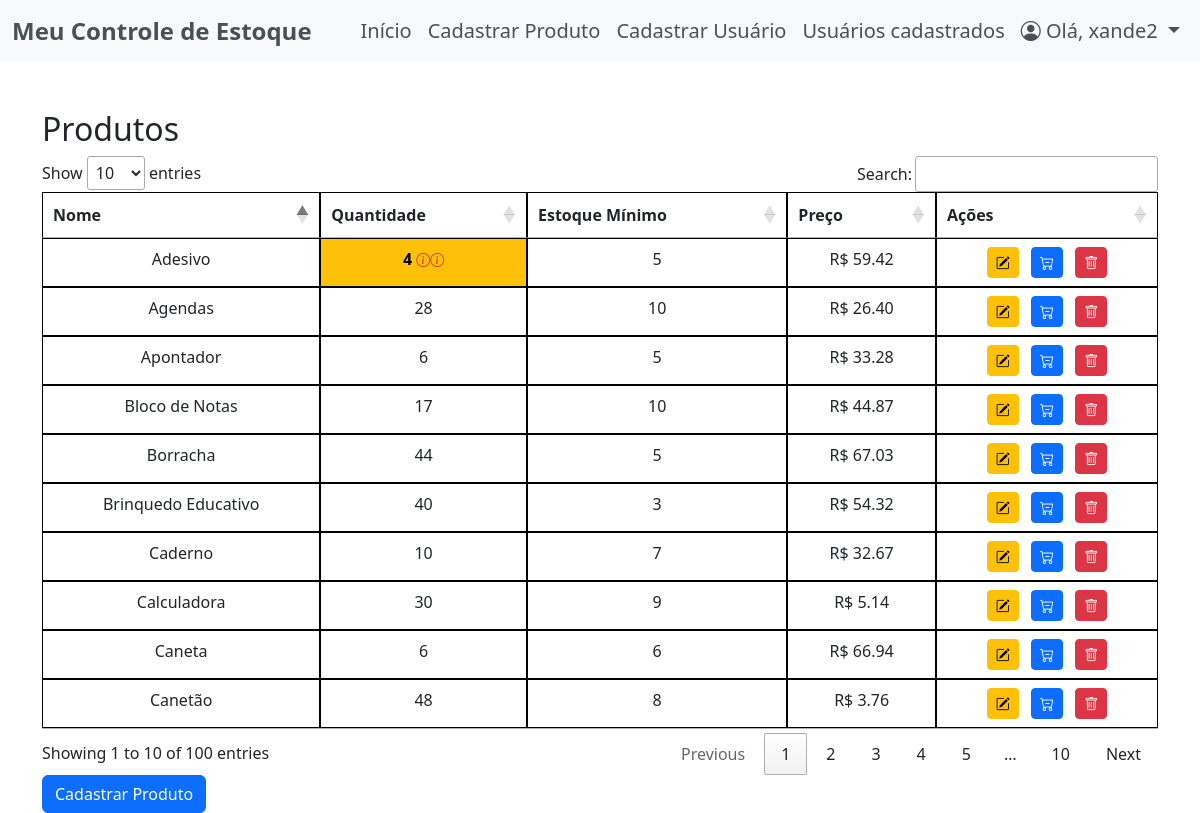
The page / (signed in) on the database as committed earlier.
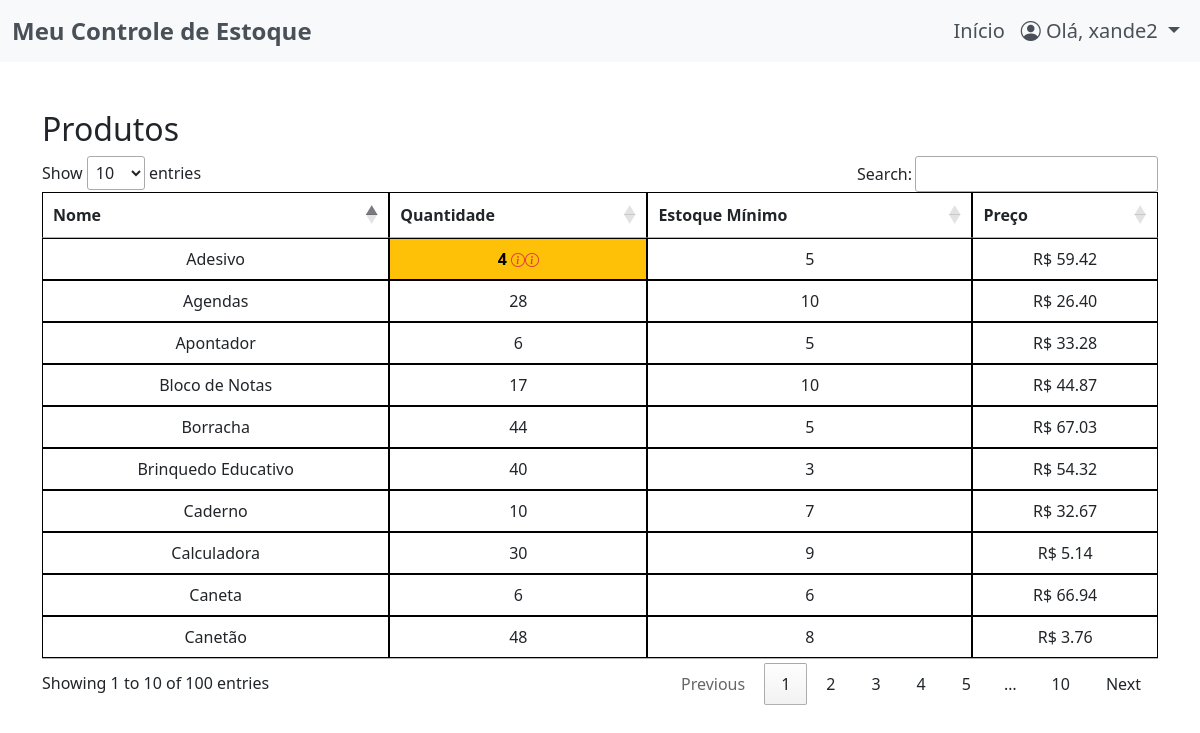
The same page on the database as committed later.
### app/models.py (models this page shows)
class Usuario(UserMixin, db.Model):
    id = db.Column(db.Integer, primary_key=True, autoincrement=True)
    username = db.Column(db.String(100), nullable=False, unique=True)
    password = db.Column(db.String(100), nullable=False)
    confirm_password = db.Column(db.String(100), nullable=False)
    email = db.Column(db.String(100), nullable=False, unique=True)
    nivel_funcao = db.Column(db.String(15), nullable=False, default='comum')

class Produto(db.Model):
    id = db.Column(db.Integer, primary_key=True)
    nome = db.Column(db.String(150), nullable=False)
    quantidade = db.Column(db.Integer, nullable=False)
    minimo_estoque = db.Column(db.Integer, nullable=False)
    preco_unitario = db.Column(db.Float, nullable=False)
    data_entrada = db.Column(db.DateTime, nullable=False, default=datetime.now)

### app/routes.py (the view)
@bp.route('/')
@login_required
def index():
    todos_produtos = Produto.query.order_by(Produto.id).all()
    return render_template('dashboard.html', todos_produtos=todos_produtos)

### app/__init__.py (called while the page is built)
@login_manager.user_loader
def load_user(user_id):
    from app.models import Usuario
    return Usuario.query.get(int(user_id))

### app/templates/dashboard.html (shortened to what this page needs)
{% extends 'base.html' %}
{% block content %}
<div class="container mt-5">
    <h2>Produtos</h2>
    <table id="produtoTabela" class="table table-bordered">
        <thead class="thead-dark">
            <tr>
                <th>Nome</th>
                <th>Quantidade</th>
                <th>Estoque Mínimo</th>
                <th>Preço</th>
                {% if current_user.nivel_funcao != 'comum' %}
                <th>Ações</th>
                {% endif %}
            </tr>
        </thead>
        <tbody>
            {% for produto in todos_produtos %}
            <tr class="text-center">
                <td>{{ produto.nome }}</td>
                {% if produto.quantidade < produto.minimo_estoque %} <td class="text-black bg-warning fw-bold"
                    title="Quantidade abaixo do mínimo">{{ produto.quantidade }}
                    <small>
                        <i class="bi bi-info-circle text-danger " data-bs-toggle="tooltip" data-bs-placement="top"
                            title="Quantidade abaixo do mínimo"></i><i class="bi bi-info-circle text-danger " data-bs-toggle="tooltip" data-bs-placement="top"
                            title="Quantidade abaixo do mínimo"></i>
                    </small>
                    </td>
                    {% else %}
                    <td>{{ produto.quantidade }}</td>
                    {% endif %}
                    <td>{{ produto.minimo_estoque }}</td>
                    <td>R$ {{ "%.2f"|format(produto.preco_unitario) }}</td>
                    {% if current_user.nivel_funcao != 'comum' %}
                    <td>
                        <a href="{{ url_for('routes.editar_produto', produto_id=produto.id) }}"
                            class="btn btn-sm btn-warning me-2">
                            <i class="bi bi-pencil-square"></i>
                        </a>
                        <a href="{{ url_for('routes.saida_produto', produto_id=produto.id) }}"
                            class="btn btn-sm btn-primary me-2">
                            <i class="bi bi-cart-dash"></i>
                        </a>
                        <form action="{{ url_for('routes.deletar_produto', produto_id=produto.id) }}" method="POST"
                            style="display:inline;">
                            <button type="submit" class="btn btn-sm btn-danger"
                                onclick="return confirm('Tem certeza que deseja excluir este produto?');">
                                <i class="bi bi-trash"></i>
                            </button>
                        </form>
                    </td>
                    {% endif %}
            </tr>
            {% endfor %}
        </tbody>
    </table>
    {% if current_user.nivel_funcao != 'comum' %}
    <a href="{{ url_for('routes.cadastrar_produto') }}" class="btn btn-primary">Cadastrar Produto</a>
    {% endif %}
</div>
{% endblock %}

### app/templates/base.html (shortened to what this page needs)
<!DOCTYPE html>
<html lang="en">
<head>
    <link rel="stylesheet" href="https://cdn.datatables.net/1.13.6/css/jquery.dataTables.min.css">
    <link href="https://cdn.jsdelivr.net/npm/bootstrap@5.3.0/dist/css/bootstrap.min.css" rel="stylesheet">
    <link href="https://cdn.jsdelivr.net/npm/bootstrap-icons/font/bootstrap-icons.css" rel="stylesheet">
    <link rel="stylesheet" href="{{ url_for('static', filename='css/style.css') }}">
</head>
<body>
    {% block nav %}
    <nav class="navbar navbar-expand-lg" style="background-color: #f8f9fa;">
        <div class="container-fluid">
            <a class="navbar-brand fw-bold fs-4" href="#" style="color: #495057;">Meu Controle de Estoque</a>
            <div class="collapse navbar-collapse" id="navbarNav">
                <ul class="navbar-nav ms-auto">
                    <li class="nav-item">
                        <a class="nav-link fs-5" href="{{ url_for('routes.index') }}" style="color: #495057;">Início</a>
                    </li>
                    {% if current_user.nivel_funcao != 'comum' %}
                    <li class="nav-item">
                        <a class="nav-link fs-5" href="{{ url_for('routes.cadastrar_produto') }}" style="color: #495057;">Cadastrar Produto</a>
                    </li>
                    <li class="nav-item">
                        <a class="nav-link fs-5" href="{{ url_for('routes.registrar_usuario_comum') }}" style="color: #495057;">Cadastrar Usuário</a>
                    </li>
                    <li class="nav-item">
                        <a class="nav-link fs-5" href="{{ url_for('routes.listar_usuarios') }}" style="color: #495057;">Usuários cadastrados</a>
                    </li>
                    {% endif %}
                    <li class="nav-item dropdown">
                        <a class="nav-link dropdown-toggle fs-5" href="#" id="perfilDropdown" role="button" data-bs-toggle="dropdown" aria-expanded="false" style="color: #495057;">
                            <i class="bi bi-person-circle"></i> Olá, {{ current_user.username }}
                        </a>
                    </li>
                </ul>
            </div>
        </div>
    </nav>
    {% endblock %}
    {% block content %}
    {% endblock %}
</body>
</html>

### app/static/css/style.css (style rules this page uses)
.table-bordered>:not(caption)>*>* { border-width: 1px; border: 1px solid #000000; }

Rows that differ between the two databases and show on the page:
changed Usuario "xande2": nivel_funcao "administrador" → "comum" (drawn)
Other text that changed with them:
text no longer shown: "Cadastrar Produto Cadastrar Usuário Usuários cadastrados Ações Cadastrar Produto"
